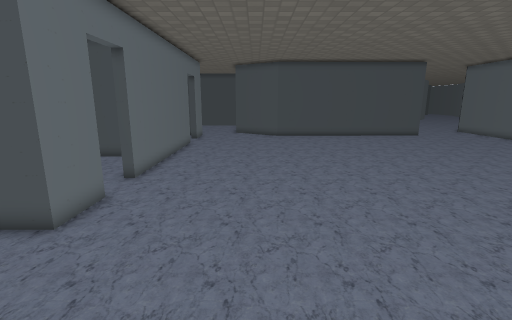
view 1 (above)

18 first-person views from a walk through a Godot game level. The camera is 1.4 m above the floor, tilts 12° down and sees 85° across. Doors that lead somewhere are drawn open, without their leaves. The floor is counted in squares, 0.43 m on a side. Each view is taken from the middle of a square. On the plan, view 1 faces up. The plan holds only what a view shows up to about 20 squares ahead; the rest is blank. The place goes on beyond the plan. Some surface patterns are stand-ins.

view 2
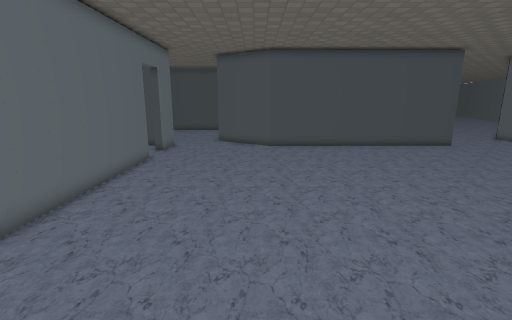

view 3
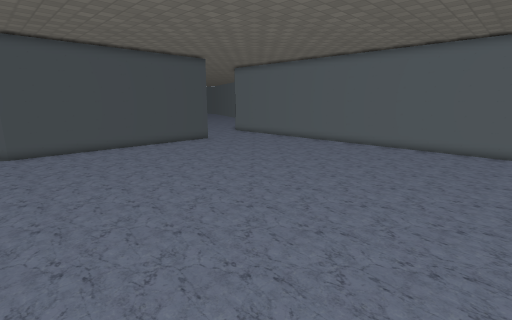

view 4
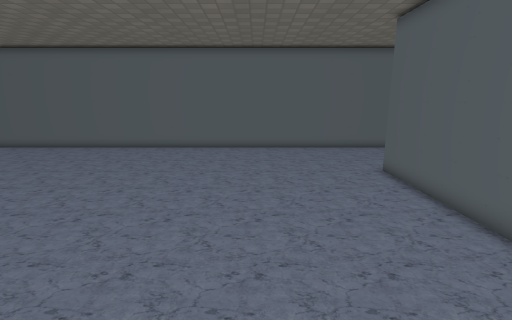

view 5
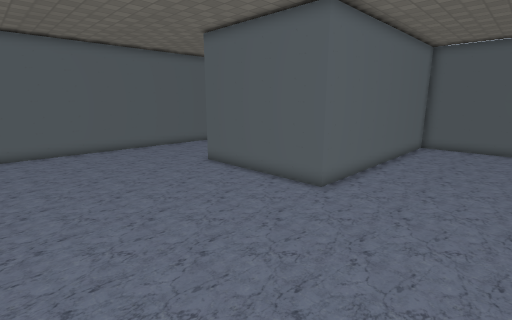

view 6
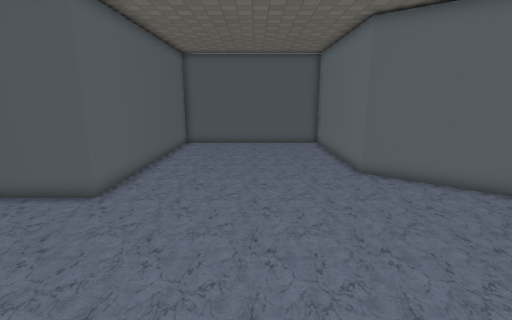

view 7
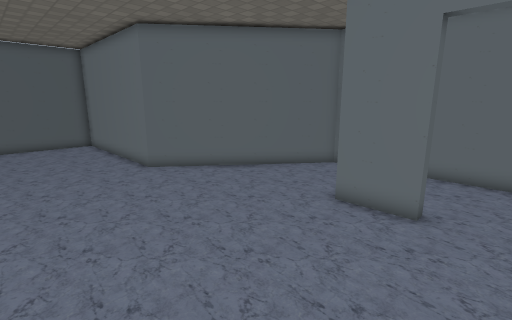

view 8
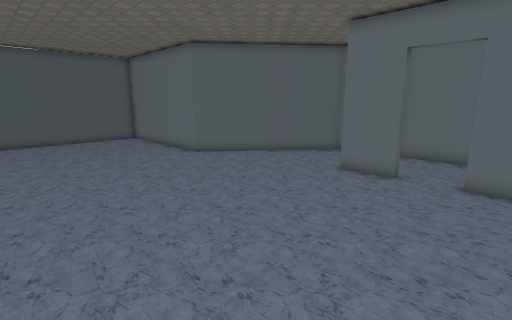

view 9
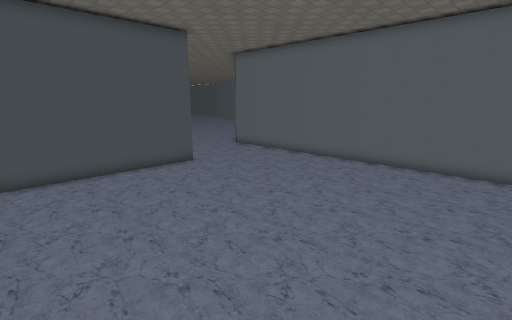

view 10
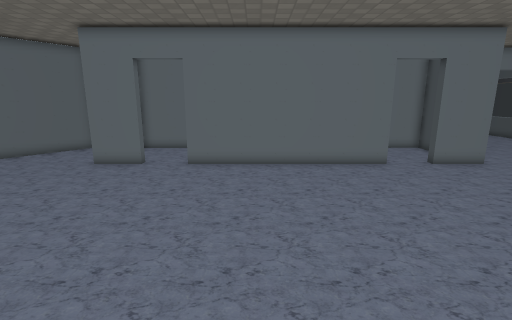

view 11
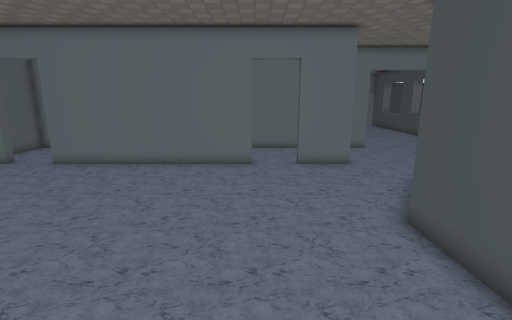

view 12
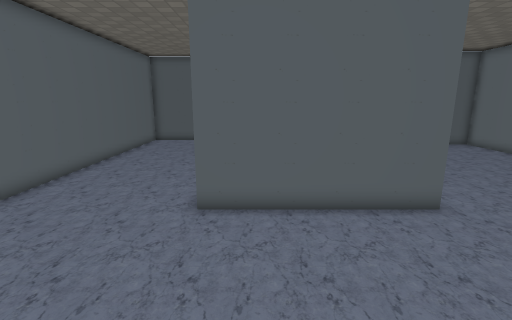

view 13
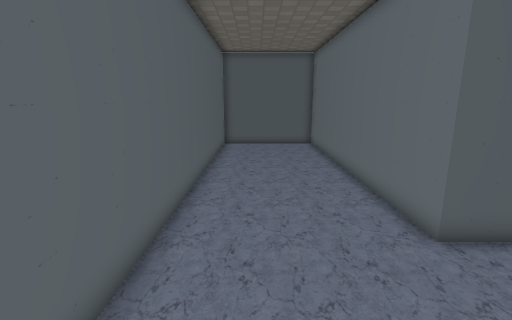

view 14
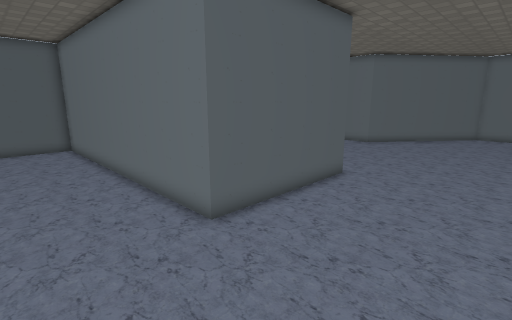

view 15
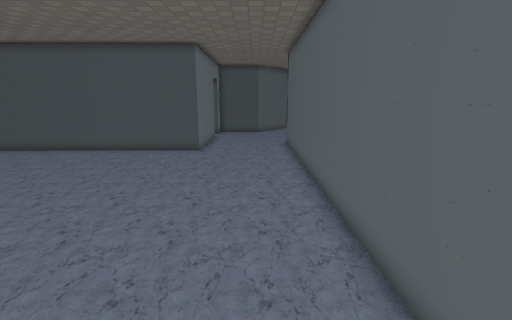

view 16
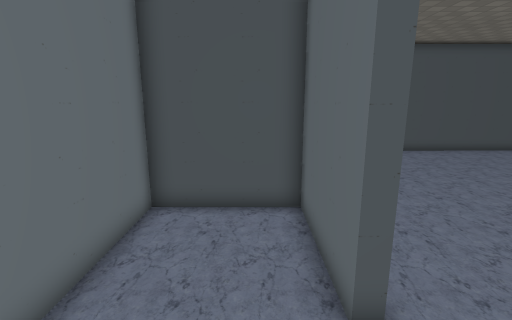

view 17
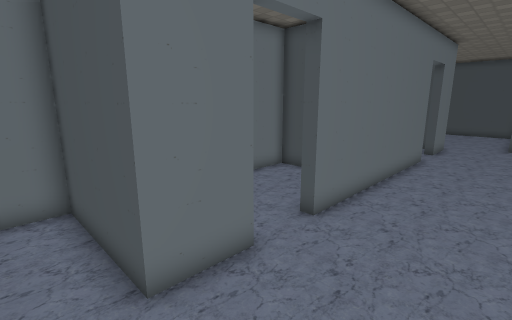

view 18
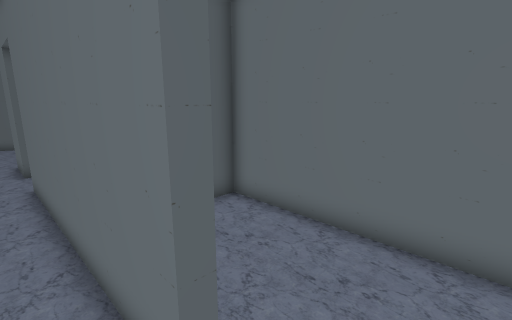

### Floor plan
Points are (right, up) in squares from view 1. A wall is a line through its corners. A room is listed if a view was taken in it or the views show most of it. See-through windows are left out.
Room 1 (views 1, 2, 3, 4, 5, 6, 7, 8, 9, 10, 11, 12, 13, 14, 15, 17, 18)
walls: (-5.1, 9.1) (-5.1, 6.6) (-10.2, 6.6) (-10.2, 3.6) (-2.8, -2.2) (-2.8, -11.5); (-5.1, 21.8) (-5.1, 11.5); (15.3, 26.2) (2, 26.1) (1.3, 26.5); (7.4, -11.5) (7.4, 1) (14.8, 1) (14.8, -11.5); (-5.1, 26.5) (-5.1, 24.2); (21.4, -11.5) (21.4, 26.5)
ways out: opening at (-5.5, 10.5) to room 2; opening at (-5.5, 23)
Room 2 (view 16)
walls: (-5.1, 11.5) (-5.6, 11.5) (-5.6, 16.2) (-10.2, 16.2) (-10.2, 7.2) (-7.8, 7.2); (-5.6, 9.1) (-5.1, 9.1)
ways out: opening at (-5.5, 10.5) to room 1

Where each view was taken, in squares from view 1:
view 1: 0 up, 0 right, facing up
view 2: 6 up, 1 right, facing up
view 3: 6 up, 1 right, facing up-right
view 4: 7 up, 2 right, facing right
view 5: 10 up, 2 right, facing down-right
view 6: 10 up, 2 right, facing down
view 7: 11 up, 3 right, facing down-left
view 8: 13 up, 7 right, facing down-left
view 9: 13 up, 7 right, facing up-right
view 10: 15 up, 9 right, facing left
view 11: 22 up, 9 right, facing left
view 12: 9 up, 13 right, facing down
view 13: 7 up, 19 right, facing down
view 14: 7 up, 19 right, facing down-left
view 15: 8 up, 19 right, facing up
view 16: 8 up, 7 left, facing up
view 17: 5 up, 1 left, facing up-left
view 18: 24 up, 4 left, facing down-left
